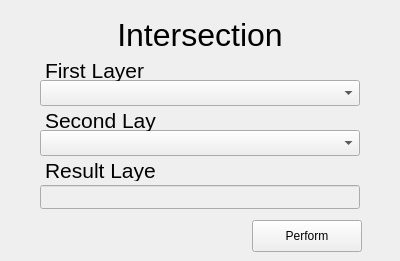
<?xml version="1.0" encoding="UTF-8"?>
<ui version="4.0">
 <class>Dialog</class>
 <widget class="QDialog" name="Dialog">
  <property name="geometry">
   <rect>
    <x>0</x>
    <y>0</y>
    <width>400</width>
    <height>261</height>
   </rect>
  </property>
  <property name="windowTitle">
   <string>Dialog</string>
  </property>
  <widget class="QComboBox" name="firstLayerName">
   <property name="geometry">
    <rect>
     <x>40</x>
     <y>80</y>
     <width>320</width>
     <height>26</height>
    </rect>
   </property>
  </widget>
  <widget class="QLabel" name="titleLabel">
   <property name="geometry">
    <rect>
     <x>40</x>
     <y>20</y>
     <width>320</width>
     <height>30</height>
    </rect>
   </property>
   <property name="font">
    <font>
     <pointsize>24</pointsize>
    </font>
   </property>
   <property name="text">
    <string>Intersection</string>
   </property>
   <property name="alignment">
    <set>Qt::AlignCenter</set>
   </property>
  </widget>
  <widget class="QLabel" name="firstLayerLabel">
   <property name="geometry">
    <rect>
     <x>45</x>
     <y>60</y>
     <width>111</width>
     <height>21</height>
    </rect>
   </property>
   <property name="font">
    <font>
     <pointsize>16</pointsize>
    </font>
   </property>
   <property name="text">
    <string>First Layer</string>
   </property>
  </widget>
  <widget class="QPushButton" name="performButton">
   <property name="geometry">
    <rect>
     <x>252</x>
     <y>220</y>
     <width>110</width>
     <height>32</height>
    </rect>
   </property>
   <property name="text">
    <string>Perform</string>
   </property>
   <property name="autoDefault">
    <bool>false</bool>
   </property>
  </widget>
  <widget class="QLineEdit" name="resultLayerName">
   <property name="enabled">
    <bool>false</bool>
   </property>
   <property name="geometry">
    <rect>
     <x>40</x>
     <y>185</y>
     <width>320</width>
     <height>24</height>
    </rect>
   </property>
  </widget>
  <widget class="QComboBox" name="secondLayerName">
   <property name="geometry">
    <rect>
     <x>40</x>
     <y>130</y>
     <width>320</width>
     <height>26</height>
    </rect>
   </property>
  </widget>
  <widget class="QLabel" name="secondLayerLabel">
   <property name="geometry">
    <rect>
     <x>45</x>
     <y>110</y>
     <width>111</width>
     <height>21</height>
    </rect>
   </property>
   <property name="font">
    <font>
     <pointsize>16</pointsize>
    </font>
   </property>
   <property name="text">
    <string>Second Layer</string>
   </property>
  </widget>
  <widget class="QLabel" name="resultLayerLabel">
   <property name="geometry">
    <rect>
     <x>45</x>
     <y>160</y>
     <width>111</width>
     <height>21</height>
    </rect>
   </property>
   <property name="font">
    <font>
     <pointsize>16</pointsize>
    </font>
   </property>
   <property name="text">
    <string>Result Layer</string>
   </property>
  </widget>
 </widget>
 <resources/>
 <connections/>
</ui>
